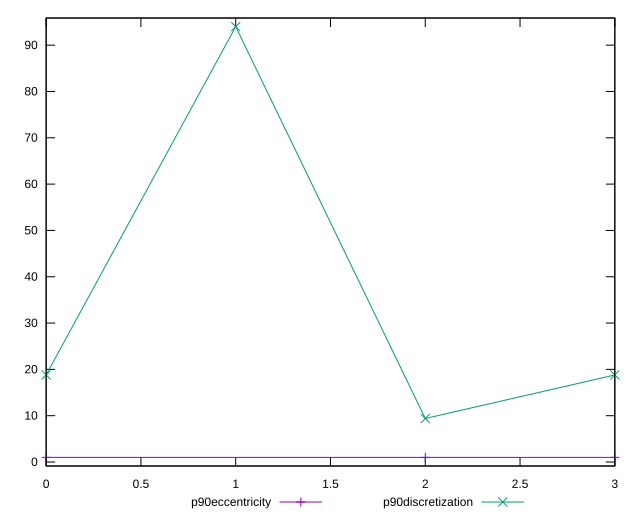

Write gnuplot code to recreate this figure.
reset

$p90Eccentricity <<EOF
0 0.9999999999999999
2 1.0000000000000004
3 1.000000000000001
EOF

$p90Discretization <<EOF
0 18.8
1 94
2 9.4
3 18.8
EOF

set key outside below
set xrange [0:3]
set yrange [-0.8600000000000002:95.86]
set trange [-0.8600000000000002:95.86]
set terminal svg size 640, 520 enhanced background rgb 'white'
set output "reports/report_00031_2021-02-24T23-18-18.084Z/uses-text-compression/progression/eccentricity.svg"

plot $p90Eccentricity title "p90eccentricity" with linespoints, \
     $p90Discretization title "p90discretization" with linespoints

reset
